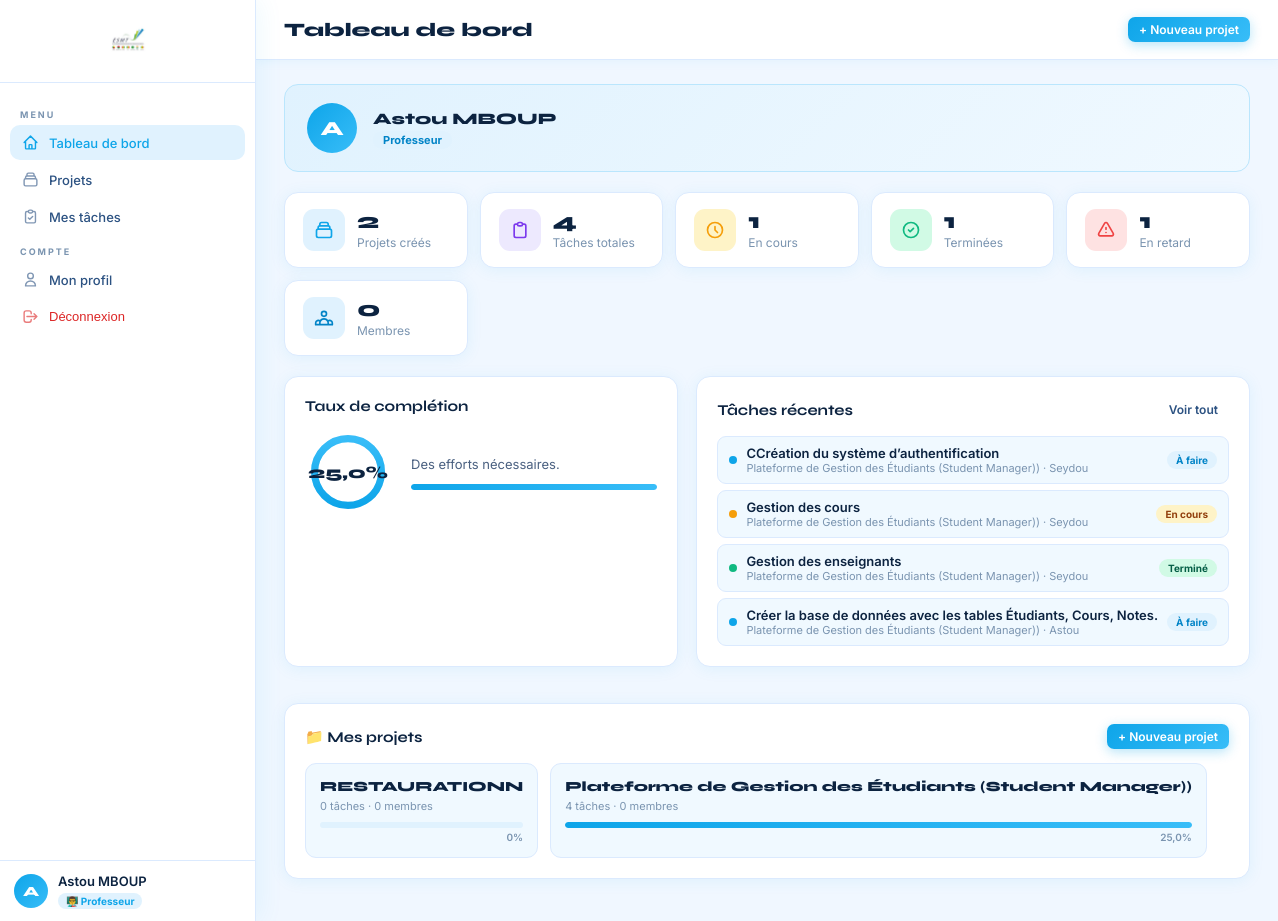
The page /dashboard/professeur/ (signed in) on the database as committed earlier.
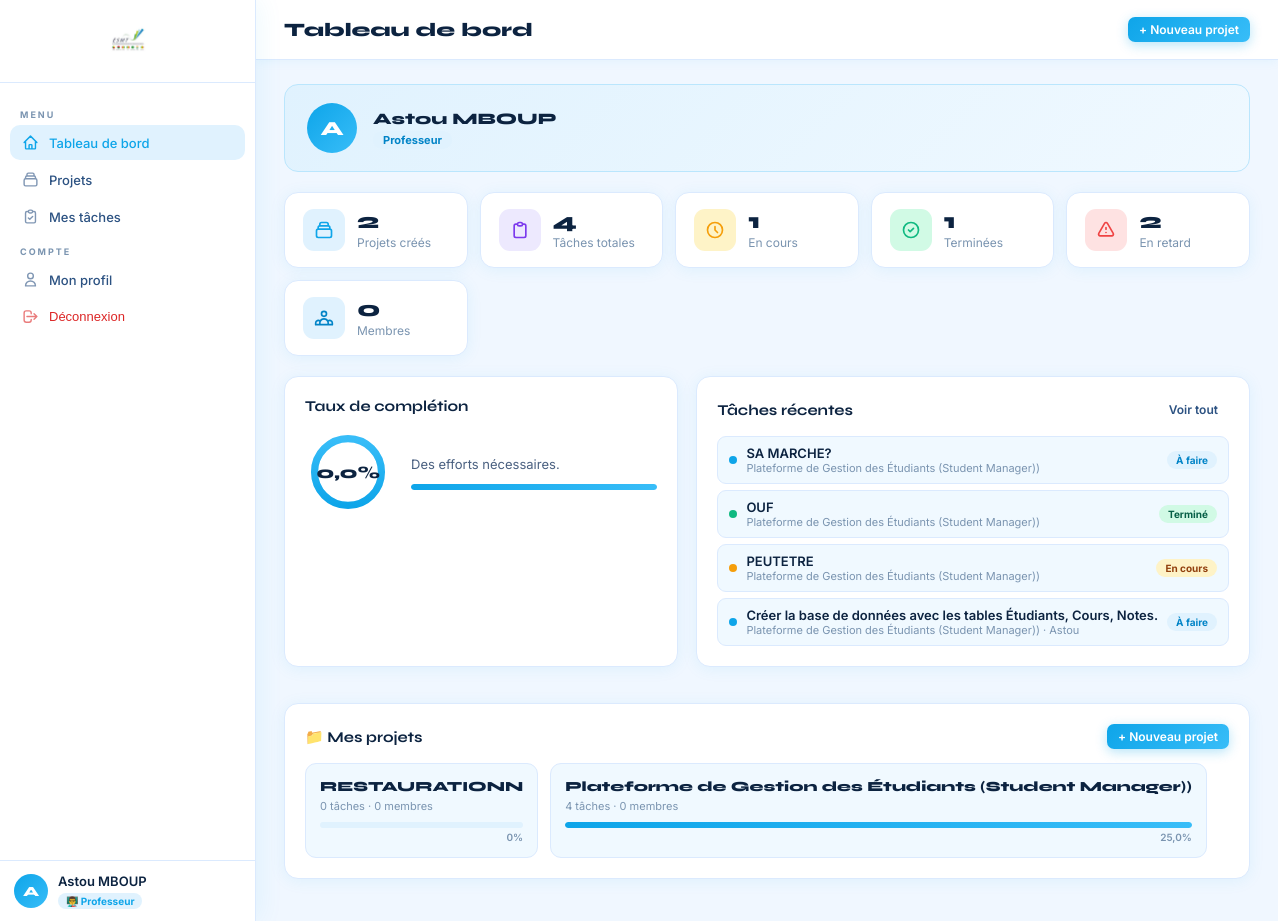
The same page on the database as committed later.
### tasks/models.py (models this page shows, shortened)
class Task(models.Model):
    STATUS_CHOICES = [
        ('a_faire', 'À faire'),
        ('en_cours', 'En cours'),
        ('termine', 'Terminé'),
    ]
    PRIORITY_CHOICES = [
        ('basse', 'Basse'),
        ('moyenne', 'Moyenne'),
        ('haute', 'Haute'),
    ]
    project = models.ForeignKey(Project, on_delete=models.CASCADE, related_name='tasks')
    title = models.CharField(max_length=200)
    description = models.TextField(blank=True)
    deadline = models.DateTimeField()
    status = models.CharField(max_length=20, choices=STATUS_CHOICES, default='a_faire')
    priority = models.CharField(max_length=10, choices=PRIORITY_CHOICES, default='moyenne')
    assigned_to = models.ForeignKey(
        User, on_delete=models.SET_NULL, null=True, blank=True,
        related_name='assigned_tasks'
    )
    created_by = models.ForeignKey(User, on_delete=models.CASCADE, related_name='created_tasks')
    created_at = models.DateTimeField(auto_now_add=True)
    updated_at = models.DateTimeField(auto_now=True)
    completed_at = models.DateTimeField(null=True, blank=True)
    class Meta:
        verbose_name = 'Tâche'
        verbose_name_plural = 'Tâches'
        ordering = ['-created_at']
    def is_completed_on_time(self):
        if self.status == 'termine' and self.completed_at and self.deadline:
            return self.completed_at <= self.deadline
        return False
    @property
    def is_overdue(self):
        from django.utils import timezone
        if not self.deadline:
            return False
        return self.status != 'termine' and self.deadline < timezone.now()
    @property
    def completed_on_time(self):
        return self.is_completed_on_time()

### projects/models.py (models this page shows, shortened)
class Project(models.Model):
    STATUS_CHOICES = [
        ('actif', 'Actif'),
        ('en_pause', 'En pause'),
        ('termine', 'Terminé'),
        ('archive', 'Archivé'),
    ]
    name = models.CharField(max_length=200)
    description = models.TextField(blank=True)
    creator = models.ForeignKey(User, on_delete=models.CASCADE, related_name='created_projects')
    members = models.ManyToManyField(User, related_name='member_projects', blank=True)
    status = models.CharField(max_length=20, choices=STATUS_CHOICES, default='actif')
    start_date = models.DateField(null=True, blank=True)
    end_date = models.DateField(null=True, blank=True)
    created_at = models.DateTimeField(auto_now_add=True)
    updated_at = models.DateTimeField(auto_now=True)
    class Meta:
        ordering = ['-created_at']
    def get_completion_rate(self):
        total = self.tasks.count()
        if total == 0:
            return 0
        completed = self.tasks.filter(status='termine').count()
        return round((completed / total) * 100, 1)

### users/models.py (models this page shows, shortened)
class User(AbstractUser):
    ROLE_ETUDIANT = 'etudiant'
    ROLE_PROFESSEUR = 'professeur'
    ROLE_CHOICES = [
        (ROLE_ETUDIANT, 'Étudiant'),
        (ROLE_PROFESSEUR, 'Professeur'),
    ]
    role = models.CharField(max_length=20, choices=ROLE_CHOICES, default=ROLE_ETUDIANT)
    avatar = models.ImageField(upload_to='avatars/', null=True, blank=True)
    bio = models.TextField(blank=True)
    class Meta:
        verbose_name = 'Utilisateur'
        verbose_name_plural = 'Utilisateurs'
    @property
    def is_professeur(self):
        return self.role == self.ROLE_PROFESSEUR

### users/views.py (the view)
# urls.py: path('dashboard/professeur/', views.dashboard_professeur_view, name='dashboard-professeur'),
@login_required
def dashboard_professeur_view(request):
    user = request.user
    if not user.is_professeur:
        return redirect('dashboard-etudiant')
    from django.utils import timezone
    mes_projets = Project.objects.filter(creator=user).prefetch_related('tasks', 'members')
    total_projets = mes_projets.count()
    from tasks.models import Task
    toutes_taches = Task.objects.filter(project__in=mes_projets).select_related('assigned_to', 'project')
    total_taches = toutes_taches.count()
    en_cours = toutes_taches.filter(status='en_cours').count()
    terminees = toutes_taches.filter(status='termine').count()
    a_faire = toutes_taches.filter(status='a_faire').count()
    en_retard = sum(1 for t in toutes_taches if t.is_overdue)
    on_time = sum(1 for t in toutes_taches.filter(status='termine') if t.completed_on_time)
    rate = round((on_time / total_taches * 100), 1) if total_taches > 0 else 0
    prime = 0
    if rate == 100:
        prime = 100000
    elif rate >= 90:
        prime = 30000
    membres = set()
    for p in mes_projets:
        for m in p.members.all():
            membres.add(m)
    context = {
        'mes_projets': mes_projets[:6],
        'recent_tasks': toutes_taches.order_by('-updated_at')[:8],
        'membres': list(membres)[:8],
        'stats': {
            'total': total_taches,
            'a_faire': a_faire,
            'en_cours': en_cours,
            'termine': terminees,
            'en_retard': en_retard,
            'rate': rate,
        },
        'prime': prime,
        'projects_count': total_projets,
        'membres_count': len(membres),
    }
    return render(request, 'dashboard_professeur.html', context)

### templates/dashboard_professeur.html (shortened to what the changed rows need)
{% extends 'base.html' %}
{% block content %}
<div class="stats-grid">
  <div class="stat-card"><div class="stat-info"><strong>{{ stats.en_retard }}</strong><span>En retard</span></div></div>
</div>
<div class="grid-2">
  <div class="card">
    <div style="display:flex;align-items:center;gap:20px;">
      <div style="position:relative;width:86px;height:86px;flex-shrink:0;">
        <svg viewBox="0 0 36 36" width="86" height="86" style="transform:rotate(-90deg);">
          <circle cx="18" cy="18" r="14" fill="none" stroke="#e0f2fe" stroke-width="3"/>
          <circle cx="18" cy="18" r="14" fill="none" stroke="url(#g1)" stroke-width="3" stroke-dasharray="{{ stats.rate }} 100" stroke-linecap="round"/>
          <defs><linearGradient id="g1" x1="0%" y1="0%" x2="100%" y2="0%"><stop offset="0%" stop-color="#0ea5e9"/><stop offset="100%" stop-color="#38bdf8"/></linearGradient></defs>
        </svg>
        <div style="position:absolute;inset:0;display:flex;align-items:center;justify-content:center;"><span style="font-family:Syne,sans-serif;font-size:17px;font-weight:800;color:#0c2340;">{{ stats.rate }}%</span></div>
      </div>
    </div>
  </div>
  <div class="card">
    {% if recent_tasks %}
    <div style="display:flex;flex-direction:column;gap:6px;">
      {% for task in recent_tasks %}
      <a href="{% url 'task-detail' task.pk %}" style="display:flex;align-items:center;gap:9px;padding:8px 11px;border-radius:9px;border:1.5px solid #dbeafe;background:#f0f9ff;text-decoration:none;transition:all 0.15s;" onmouseover="this.style.borderColor='#0ea5e9';this.style.background='#e0f2fe'" onmouseout="this.style.borderColor='#dbeafe';this.style.background='#f0f9ff'">
        <span class="dot {% if task.status == 'termine' %}dot-green{% elif task.status == 'en_cours' %}dot-yellow{% else %}dot-blue{% endif %}"></span>
        <div style="flex:1;min-width:0;"><div style="font-size:13px;font-weight:600;color:#0c2340;white-space:nowrap;overflow:hidden;text-overflow:ellipsis;">{{ task.title }}</div><div style="font-size:11px;color:#7a94b0;">{{ task.project.name }}{% if task.assigned_to %} · {{ task.assigned_to.username }}{% endif %}</div></div>
        <span class="badge {% if task.status == 'termine' %}badge-success{% elif task.status == 'en_cours' %}badge-warning{% else %}badge-blue{% endif %}">{{ task.get_status_display }}</span>
      </a>
      {% endfor %}
    </div>
    {% else %}<div class="empty-state"><div class="empty-icon">📋</div><h3>Aucune tâche</h3><p>Crée des tâches dans tes projets.</p></div>{% endif %}
  </div>
</div>
<div class="card">
  {% if mes_projets %}
  <div class="grid-3">
    {% for project in mes_projets %}
    <a href="{% url 'project-detail' project.pk %}" style="display:block;padding:14px;border-radius:11px;border:1.5px solid #dbeafe;background:#f0f9ff;text-decoration:none;transition:all 0.18s;" onmouseover="this.style.borderColor='#0ea5e9';this.style.background='#e0f2fe'" onmouseout="this.style.borderColor='#dbeafe';this.style.background='#f0f9ff'">
      <div style="font-family:Syne,sans-serif;font-size:14px;font-weight:800;color:#0c2340;margin-bottom:4px;white-space:nowrap;overflow:hidden;text-overflow:ellipsis;">{{ project.name }}</div>
      <div style="font-size:11px;color:#7a94b0;margin-bottom:9px;">{{ project.tasks.count }} tâche{{ project.tasks.count|pluralize }} · {{ project.members.count }} membre{{ project.members.count|pluralize }}</div>
      {% with rate=project.get_completion_rate %}<div class="progress-bar"><div class="progress-fill" style="width:{{ rate }}%;"></div></div><div style="font-size:10px;color:#7a94b0;margin-top:3px;text-align:right;font-weight:600;">{{ rate }}%</div>{% endwith %}
    </a>
    {% endfor %}
  </div>
  {% else %}<div class="empty-state"><div class="empty-icon">📁</div><h3>Aucun projet</h3><p><a href="{% url 'project-create' %}">Crée ton premier projet</a></p></div>{% endif %}
</div>
{% endblock %}

Rows that differ between the two databases and show on the page:
changed Task: title "CCréation du système d’authentification" → "SA MARCHE?"; assigned_to.username "Seydou" → (not shown)
changed Task "Terminé": title "Gestion des enseignants" → "OUF"; assigned_to.username "Seydou" → (not shown); moves up the list
changed Task "En cours": title "Gestion des cours" → "PEUTETRE"; assigned_to.username "Seydou" → (not shown)
Other text that changed with them:
{{ stats.en_retard }}: "1" → "2"
{{ stats.rate }}: "25,0" → "0,0"
